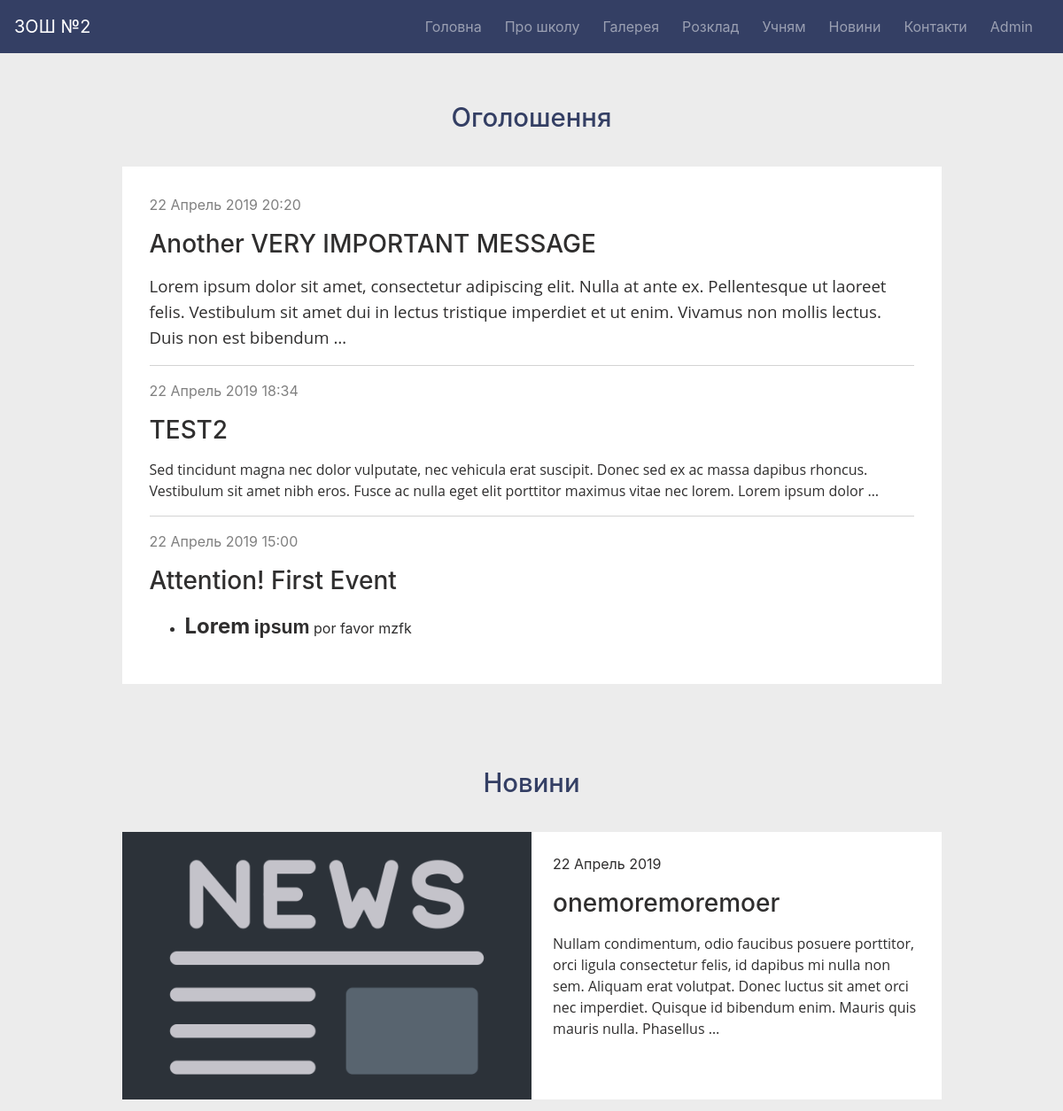
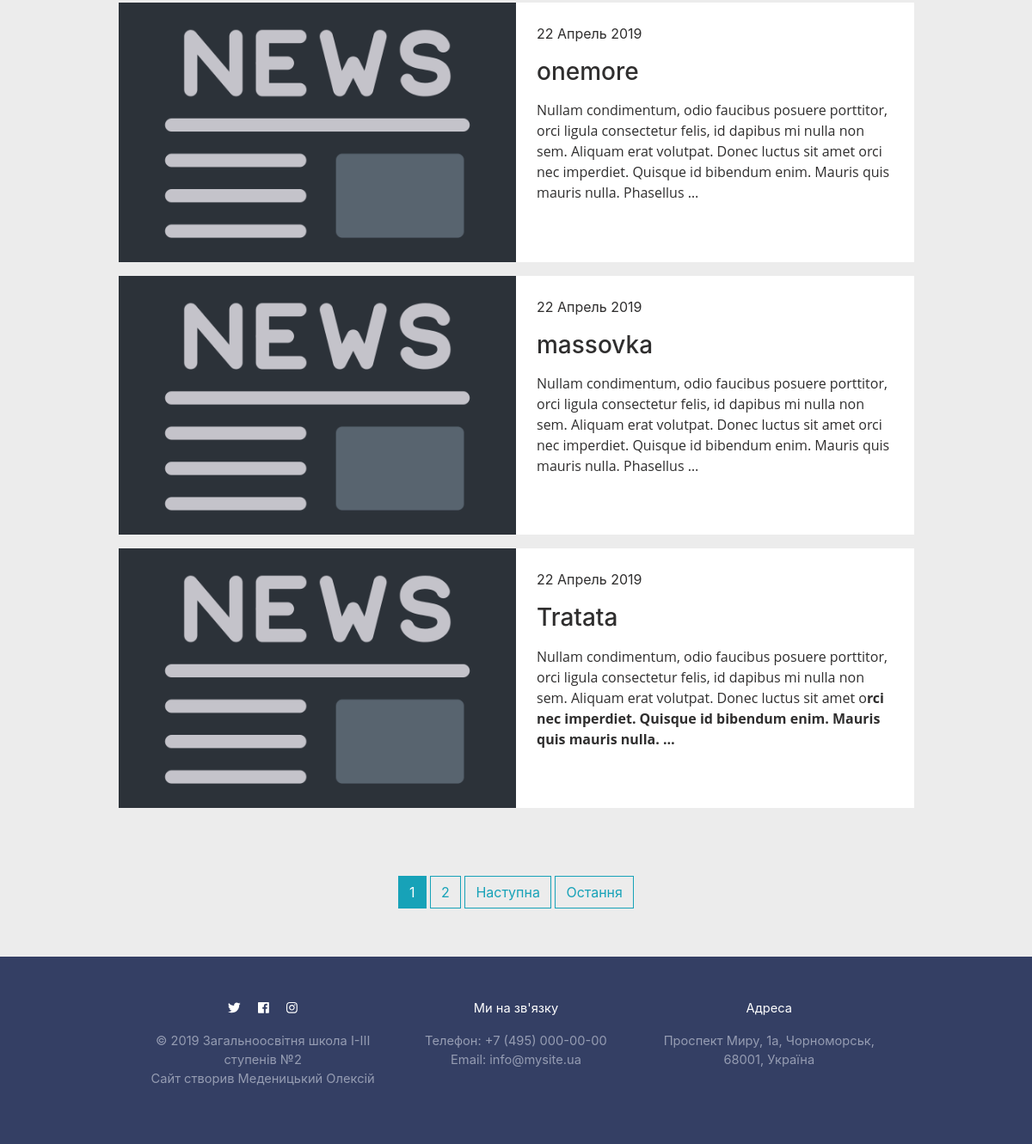
Before: /news/ with the older database file (2 pictures, top to bottom).
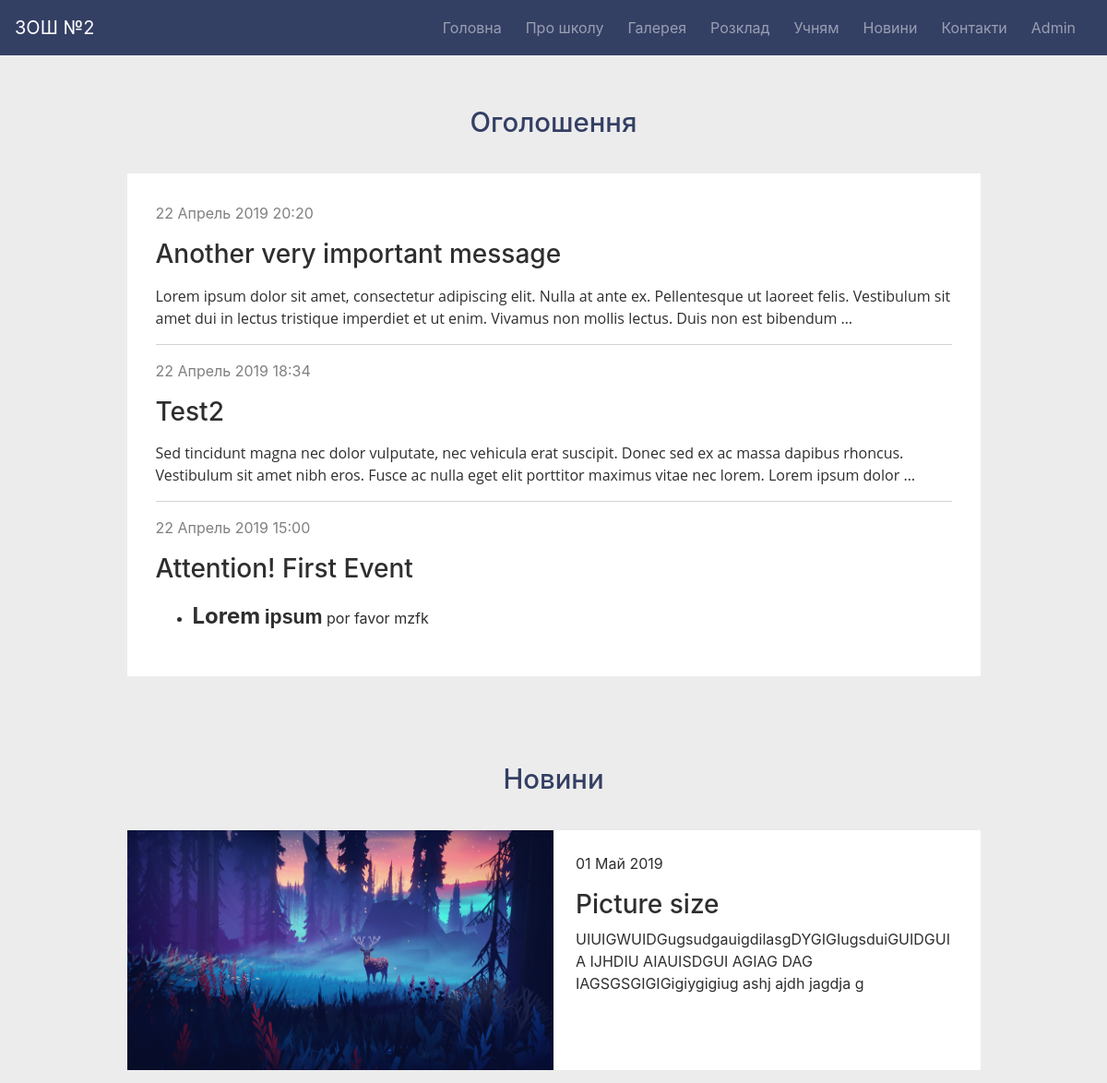
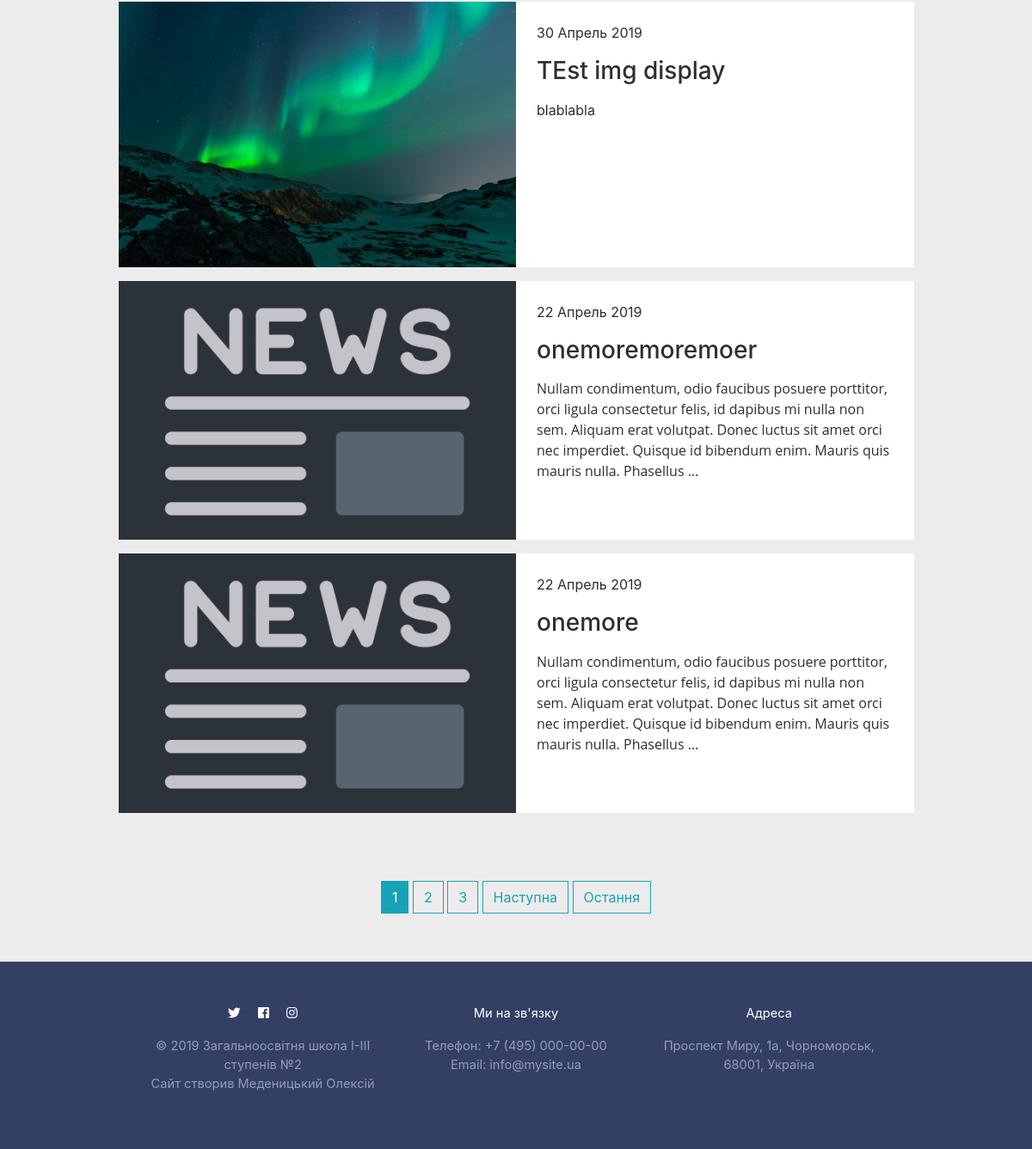
After: the same page with the newer database file (2 pictures, top to bottom).
### core/models.py (models this page shows, shortened)
class Event(models.Model):
	title = models.CharField(max_length=150)
	image = models.ImageField(default='event_pics/default.png', upload_to='event_pics')
	content = models.TextField()
	date_posted = models.DateTimeField(default=timezone.now)

class News(models.Model):
	title = models.CharField(max_length=150)
	image = models.ImageField(default='news_pics/default.png', upload_to='news_pics')
	content = models.TextField()
	date_posted = models.DateTimeField(default=timezone.now)

### core/views.py (the view)
# urls.py: path('news/', views.news, name='core-news'),
def news(request):
	news_list = News.objects.all().order_by('-date_posted')
	paginator = Paginator(news_list, 4)
	page = request.GET.get('page')
	pNews = paginator.get_page(page)
	context = {
		'title': 'News',
		'events': Event.objects.all().order_by('-date_posted'),
		'news': pNews,
	}
	return render(request, 'core/news.html', context)

### core/templates/core/news.html (shortened to what this page needs)
{% extends 'core/base.html' %}
{% block content %}
	{% if not news.has_previous %}
		<div class="container-fluid ">
		<div class="row  justify-content-center">
			<div class="col-md-12">
				<h2 align="center" class="section-title">Оголошення</h2><br>
			</div>
			<div class="col-md-10 event-all">
				<div class="row  p-3">
				{% for post in events %}
				<a href="{% url 'event-detail' post.id %}">
					<div class="col-md-12">
							<p class="event-all-date">{{ post.date_posted|date:"d F Y  G:i" }}</p>
							<h3>{{ post.title }}</h3>
							<p>{{ post.content|safe|truncatewords_html:"35" }}</p>
						{% if not post == events.last %}
							<hr class="light">
						{% endif %}
					</div>
				</a>
				{% endfor %}
				</div>
			</div>
			</div>
		</div>
		<br>
	{% endif %}
	<div class="container-fluid ">
	<div class="row  justify-content-center">
		{% if not news.has_previous %}
			<div class="col-md-12">
				<h2 align="center" class="section-title">Новини</h2><br>
			</div>
		{% else %}
			<div class="col-md-12">
				<br>
			</div>
		{% endif %}
		<div class="col-md-10">
			{% for post in news %}
				<div class=" p-0 mb-3 bg-white news-preview">
					<a href="{% url 'news-detail' post.id %}">
					<div class="row no-gutters">
						<div class="col-md-6">
							<img src="{{ post.image.url }}" width=100%><br>
						</div>
						<div class="col-md-6">
							<div class="p-4  news-content">
								<p>{{ post.date_posted|date:"d F Y" }}</p>
								<h3>{{ post.title }}</h3>
								<p>{{ post.content|safe|truncatewords_html:"35" }}</p>
							</div>
						</div>
					</div>
					</a>
				</div>
			{% endfor %}
		</div>
	</div>
	</div>
	<br>
	<br>
	<div align="center">
		{% for num in news.paginator.page_range %}
			{% if news.number == num %}
				<a class="btn btn-info mb-4 rounded-0 btn-pag" href="?page={{ num }}">{{ num }}</a>
			{% elif num > news.number|add:'-3' and num < news.number|add:'+3' %}
				<a class="btn btn-outline-info mb-4 rounded-0 btn-pag" href="?page={{ num }}">{{ num }}</a>
			{% endif %}
		{% endfor %}
		{% if news.has_next %}
			<a class="btn btn-outline-info mb-4 rounded-0 btn-pag" href="?page={{ news.next_page_number }}">Наступна</a>
			<a class="btn btn-outline-info mb-4 rounded-0 btn-pag" href="?page={{ news.paginator.num_pages }}">Остання</a>
		{% endif %}
	</div>
{% endblock content %}

Changed rows visible on the page:
no longer on this page (row unchanged): News: image (placeholder picture), date_posted "22 Апрель 2019", title "massovka", content "Nullam condimentum, odio faucibus posuere porttitor, orci ligula consectetur felis, id dapibus mi nulla non sem. Aliquam erat volutpat. Donec luctus sit amet orci nec imperdiet. Quisque id bibendum enim. Mauris quis mauris nulla. Phasellus …"
no longer on this page (row unchanged): News: image (placeholder picture), date_posted "22 Апрель 2019", title "Tratata", content "Nullam condimentum, odio faucibus posuere porttitor, orci ligula consectetur felis, id dapibus mi nulla non sem. Aliquam erat volutpat. Donec luctus sit amet o rci nec imperdiet. Quisque id bibendum enim. Mauris quis mauris nulla. …"
changed Event: title "Another VERY IMPORTANT MESSAGE" → "Another very important message"
changed Event: title "TEST2" → "Test2"
added News: image (picture), date_posted "01 Май 2019", title "Picture size", content "UIUIGWUIDGugsudgauigdilasgDYGIGIugsduiGUIDGUI A IJHDIU AIAUISDGUI AGIAG DAG IAGSGSGIGIGigiygigiug ashj ajdh jagdja g"
added News: image (picture), date_posted "30 Апрель 2019", title "TEst img display", content "blablabla"
Other visible differences:
new list line: "3"
